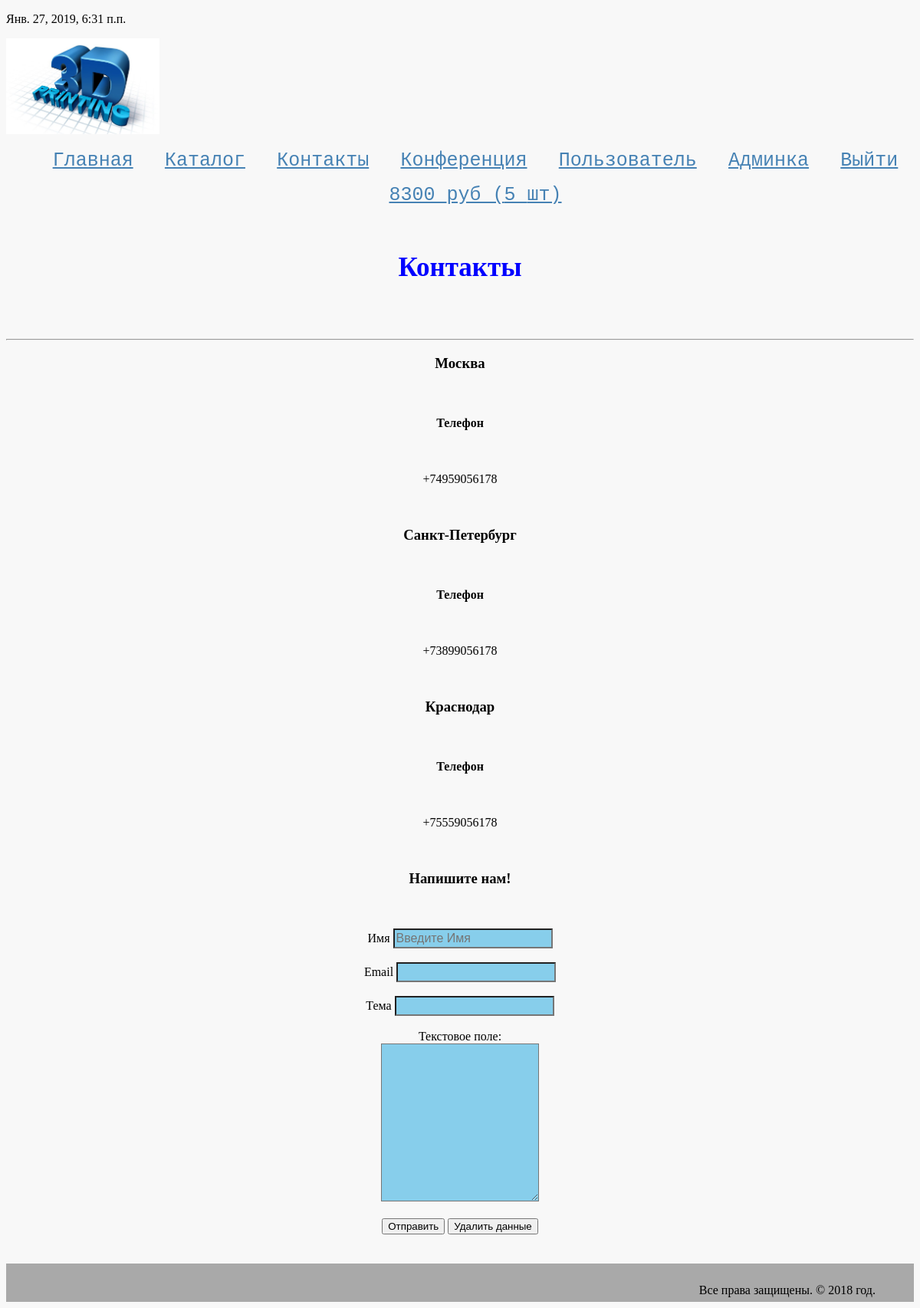
The app's page /contacts/ (signed in) with its own data.
### authapp/models.py (models this page shows)
class ShopUser(AbstractUser):
    avatar = models.ImageField(upload_to='users_avatars', blank=True)
    age = models.PositiveSmallIntegerField(verbose_name='возраст')

### basketapp/models.py (models this page shows)
class Basket(models.Model):
    user = models.ForeignKey(ShopUser, verbose_name='пользователь',
                             on_delete=models.CASCADE)
    product = models.ForeignKey(Product, verbose_name='товар',
                                on_delete=models.CASCADE)
    quantity = models.PositiveSmallIntegerField(verbose_name='количество', default=0)
    add_datetime = models.DateTimeField(verbose_name='время добавления', auto_now_add=True)
    def _get_product_cost(self):
        return self.product.price * self.quantity
    product_cost = property(_get_product_cost)
    def _get_total_quantity(self):
        _items = self.user.basket_set.all()
        _totalquantity = sum(list(map(lambda x: x.quantity, _items)))
        return _totalquantity
    total_quantity = property(_get_total_quantity)
    def _get_total_cost(self):
        _items = self.user.basket_set.all()
        _totalcost = sum(list(map(lambda x: x.product_cost, _items)))
        return _totalcost
    total_cost = property(_get_total_cost)

### mainapp/models.py (models this page shows, shortened)
class Product(models.Model):
    category = models.ForeignKey(ProductCategory, verbose_name='категория продукта',
                                 on_delete=models.CASCADE)
    name = models.CharField(verbose_name='имя продукта', max_length=128)
    image = models.ImageField(upload_to='products_images', blank=True)
    short_desc = models.CharField(verbose_name='краткое описание продукта',
                                  max_length=64, blank=True)
    description = models.TextField(verbose_name='описание продукта', blank=True)
    price = models.DecimalField(verbose_name='цена продукта',
                                max_digits=8, decimal_places=2, default=0)
    quantity = models.PositiveIntegerField(verbose_name='количество на складе', default=0)
    is_active = models.BooleanField(verbose_name='активен', default=True)

### mainapp/views.py (the view)
# urls.py: re_path(r'^contacts/$', mainapp.contacts, name='contacts'),
def contacts(request):
    contacts = [
        {'city': 'Москва',
         'phone': '+74959056178',},
        {'city': 'Санкт-Петербург',
         'phone': '+73899056178', },
        {'city': 'Краснодар',
         'phone': '+75559056178', }
    ]
    context = {
        'page_title': 'Контакты',
        'contacts': contacts,
        'basket': get_basket(request.user),
    }
    return render(request, 'mainapp/contacts.html', context)

### mainapp/views.py (called while the page is built)
def get_basket(user):
    if user.is_authenticated:
        return user.basket_set.all().order_by('product__category')
    return []

### mainapp/templates/mainapp/contacts.html (shortened to what this page needs)
{% extends 'mainapp/base.html' %}
     {% block container %}
     {% include 'mainapp/includes/inc_main_menu.html' %}
    <h2 class="header1">Контакты</h2><br><br>
    <hr>
    {% for contact in contacts %}
    <div style = "text-align: center;" >
    <h3 >{{contact.city}}</h3><br>
    <h4  >Телефон</h4><br>
    <p   >{{contact.phone}}</p><br>
        </div>
    {% endfor %}
    <h3>Напишите нам!</h3><br><br>
     <div class="conference">
    <form action="#">
    Имя <input class="input" type="text" placeholder="Введите имя"><br><br>
    Email <input class="Email" type="text" ><br><br>
    Тема <input class="input" type="text" ><br><br>
   Текстовое поле: <br>
    <textarea ></textarea><br><br>
    <button type="submit">Отправить</button>
    <button type="reset">Удалить данные</button>
    </form><br>
    </div>
    {% endblock %}

### mainapp/templates/mainapp/includes/inc_main_menu.html
    <div class="header">
  <img class="img3D" src="/static/img/3D.jpg"/>
       <ul class="menu">
        <li class="menu-list" ><a class="menu-link" href="{% url 'main:index' %}">Главная</a></li>
        <li class="menu-list"><a class="menu-link"  href="{% url 'main:catalog' %}">Каталог</a></li>
        <li class="menu-list"><a class="menu-link" href="{% url 'main:contacts' %}">Контакты</a></li>
        <li class="menu-list"><a class="menu-link" href="{% url 'main:conference' %}">Конференция</a></li>
           {% if user.is_authenticated %}
        <li class="menu-list">
            <a class="menu-link" href="{% url 'auth:update' %}">
                {{ user.first_name|default:'Пользователь' }}
            </a>
        </li>
        {% endif %}
           {% if user.is_superuser %}
        <li class="menu-list">
            <a class="menu-link" href="{% url 'admin:index' %}">
                Админка
            </a>
        </li>
            {% endif %}
           <li class="menu-list">
            {% if user.is_authenticated %}
                <a class="menu-link" href="{% url 'auth:logout' %}">Выйти</a>
            {% else %}
                <a class="menu-link" href="{% url 'auth:login' %}">Войти</a>
            {% endif %}
            </li>
        </ul>
        {% if basket %}
        <ul class="menu">
            <li class="menu-list">
                <a class="menu-link" href="{% url 'basket:index' %}" class="#">
            <span>
            {{ basket.0.total_cost|floatformat:0 }} руб
            ({{ basket.0.total_quantity }} шт)
        </span>
                    </a>
            {% endif %}
                </li>
            </ul>
        </div>

### static/css/style.css (style rules this page uses)
body { background: #f8f8f8; }
.header { height: 250px; }
.header1 { color:#0000FF ; font-size: 35px; text-align: center; }
.menu { display: flex; justify-content: space-around; }
.menu-list { list-style-type: none ; }
.menu-link { color: #4682B4; font-size: 25px; font-family:monospace; }
.input { width: 200px; height: 20px; background-color: #87CEEB; font-size: 16px; text-transform: capitalize }
textarea { width: 200px; height: 200px; background-color: #87CEEB; font-size: 16px; object-position: 40px; text-transform: capitalize }
.img3D { width: 200px; }
.Email { width: 200px; height: 20px; background-color: #87CEEB; font-size: 16px; }
.conference { text-align: center; padding-bottom: 20px; }
h3 { text-align: center; }

### records on screen
ShopUser: first_name "Пользователь"
Basket: user+product+quantity "8300", user+quantity "5"

### other values on screen
{{ contact.city }} "Москва" "Санкт-Петербург" "Краснодар"
{{ contact.phone }} "+74959056178" "+73899056178" "+75559056178"
